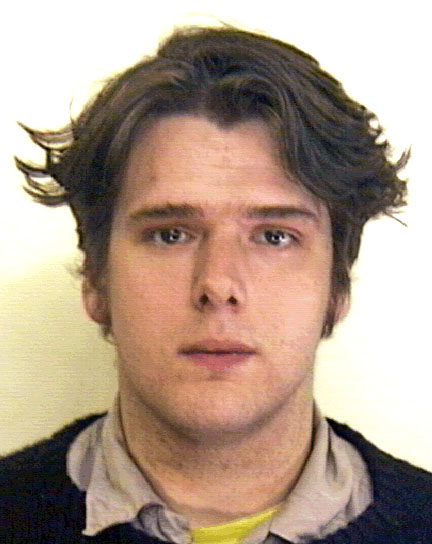
%> input picture faces/alister1.jpg, 432 x 544 px
$ octave --eval "result = beardRecognition(imread('faces/alister1.jpg'));"   (GNU Octave 9; MATLAB toolbox functions it lacks are replaced by stand-ins)
%> lines starting %> are read from the running program, lines starting %| are printed output that depends on the picture; in (x1, y1, x2, y2) boxes, pixels count from 0 and x2, y2 are one past the last pixel; in counts of white or black regions, pixels touching at a corner belong together; the program's own positions count from 1
### Otsu.m
function [level] = Otsu(I)

I2 = im2single(I);
[m n] = size(I);

Err = 1;
T0=(max(max(I2))+min(min(I2)))/2;

while Err > 0.0001,

u1=0;
u2=0;
cnt1=0;
cnt2=0;

for i=1:m;
 for j=1:n;

  if I2(i,j)<= T0;

u1=u1+I2(i,j);
cnt1=cnt1+1;

  else

u2=u2+I2(i,j);
cnt2=cnt2+1;

  end

 end

end


u1=u1/cnt1;
u2=u2/cnt2;
T=(u1+u2)/2;

Err=abs(T-T0);

if Err > 0.0001
T0=T;
end

end

level = T0;

### beardRecognition.m
function [gender, ObjectsMask] = beardRecognition(rgbImage)
rgbImage = imresize(rgbImage, [448, NaN]);

% Display the original image.
subplot(2, 4, 1);
hRGB = imshow(rgbImage);

%Convert RGB image to HSV
%input matrix represent intensity of red, blue and green
hsvImage = rgb2hsv(rgbImage);
%> hsvImage: size 448x356x3 double; mean H, S, V 0.15, 0.254, 0.7

% [8 lines of commented-out code are left out]
hImage = hsvImage(:,:,1);
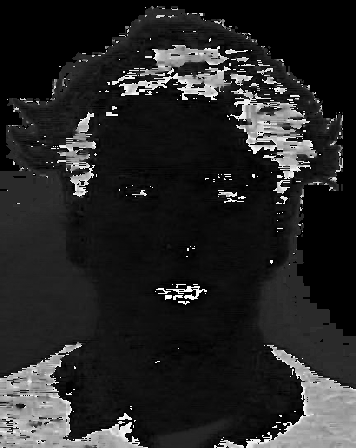
%> hImage: size 448x356 double; min 0, max 0.998, mean 0.15
sImage = hsvImage(:,:,2);
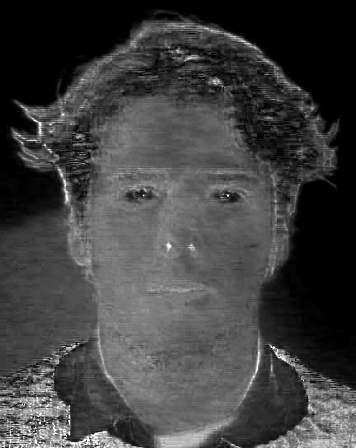
%> sImage: size 448x356 double; min 0, max 1, mean 0.254
vImage = hsvImage(:,:,3);
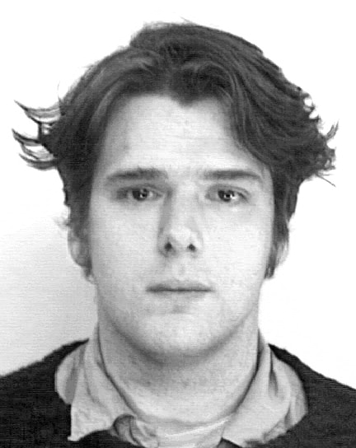
%> vImage: size 448x356 double; min 0, max 1, mean 0.7

% Display the hue image.
fontsize = 12;
subplot(2, 4, 2);
imshow(hImage);
title('Hue Image', 'FontSize', fontsize);

subplot(2, 4, 3);
imshow(sImage);
title('Saturation Image', 'FontSize', fontsize);

subplot(2, 4, 4);
imshow(vImage);
title('Value Image', 'FontSize', fontsize);

% Assign the low and high thresholds
hueThresholdLow = 0;
hueThresholdHigh = Otsu(hImage);
%> in Otsu, `T0=(max(max(I2))+min(min(I2)))/2;`: T0 = 0.499
%> the loop in Otsu, `while Err > 0.0001,` made 3 passes
%> (u1, u2, T, Err, T0) on passes 1 to 2: (0.0682, 0.728, 0.398, 0.101, 0.398), (0.0672, 0.723, 0.395, 0.00318, 0.395)
%> (u1, u2, T, Err) on pass 3: (0.0672, 0.723, 0.395, 3.73e-05)
%> in Otsu, `level = T0;`: level = 0.395
%> hueThresholdHigh = 0.395
saturationThresholdLow = Otsu(sImage);
%> the loop in Otsu (call 2), `while Err > 0.0001,` made 14 passes
%> (u1, u2, T, Err, T0) on passes 1 to 12: (0.226, 0.611, 0.419, 0.0811, 0.419), (0.185, 0.51, 0.348, 0.0712, 0.348), (0.139, 0.457, 0.298, 0.0498, 0.298), (0.109, 0.431, 0.27, 0.0277, 0.27), (0.0927, 0.417, 0.255, 0.0153, 0.255), (0.0832, 0.409, 0.246, 0.00863, 0.246), (0.0782, 0.405, 0.242, 0.00461, 0.242), (0.0755, 0.403, 0.239, 0.00242, 0.239), (0.0741, 0.402, 0.238, 0.00124, 0.238), (0.0732, 0.401, 0.237, 0.000817, 0.237), (0.0728, 0.401, 0.237, 0.000351, 0.237), (0.0725, 0.401, 0.237, 0.000266, 0.237)
%> (u1, u2, T, Err) on pass 14: (0.0724, 0.4, 0.236, 3.33e-05)
%> saturationThresholdLow = 0.236
saturationThresholdHigh = 1.0;
valueThresholdLow = Otsu(vImage);
%> valueThresholdLow = 0.595
valueThresholdHigh = 1.0;

% Now apply each color band's particular thresholds to the color band
hueMask = (hImage >= hueThresholdLow) & (hImage <= hueThresholdHigh);
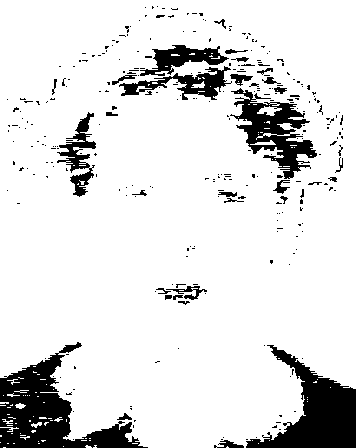
%> hueMask: size 448x356 logical; 87.4% white; 297 black regions (261 under 20 px), largest, box (x1, y1, x2, y2) and area: (0, 342, 148, 448) 5955, (246, 345, 356, 448) 4880, (230, 88, 317, 179) 3052
saturationMask = (sImage >= saturationThresholdLow) & (sImage <= saturationThresholdHigh);
%> saturationMask: size 448x356 logical; 55.3% white; 336 black regions (299 under 20 px), largest, box (x1, y1, x2, y2) and area: (0, 0, 356, 391) 60582, (200, 345, 309, 448) 4323, (44, 355, 154, 448) 2811
valueMask = (vImage >= valueThresholdLow) & (vImage <= valueThresholdHigh);
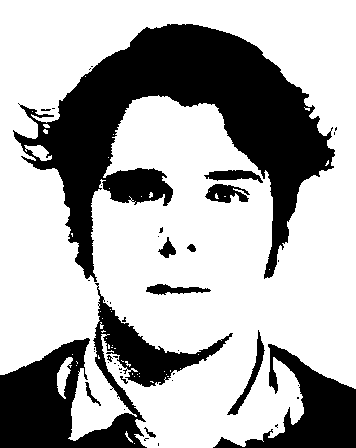
%> valueMask: size 448x356 logical; 67.9% white; 45 black regions (32 under 20 px), largest, box (x1, y1, x2, y2) and area: (13, 24, 335, 282) 30762, (0, 283, 233, 448) 12333, (213, 344, 356, 448) 5665

% Display the thresholded binary images.
fontSize = 16;
subplot(2, 4, 6);
imshow(hueMask, []);

subplot(2, 4, 7);
imshow(saturationMask, []);

subplot(2, 4, 8);
imshow(valueMask, []);

% Combine the masks to find where hue Mask and value Mask are "true."
% Then we will have the mask of only the red parts of the image.
ObjectsMask = uint8(hueMask & saturationMask & valueMask);
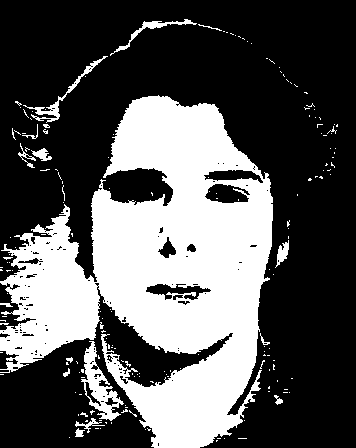
%> ObjectsMask: size 448x356 uint8; values 0 (black) and 1 (white), 34.4% white; 181 white regions (164 under 20 px), largest, box (x1, y1, x2, y2) and area: (0, 95, 273, 448) 51255, (81, 341, 124, 421) 1185, (23, 56, 108, 123) 503
subplot(2, 4, 5);
imshow(ObjectsMask, []);

%crop just the chin
[height, width, ~] = size(ObjectsMask);
%> height = 448; width = 356
cropBox = [width/4 height/5*4 width/4*2 height];
%> cropBox = [89 358.4 178 448]
cropedObjectsMask = imcrop(ObjectsMask, cropBox);
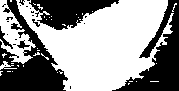
%> cropedObjectsMask: size 91x179 uint8; values 0 (black) and 1 (white), 58.7% white; 23 black regions (17 under 20 px), largest, box (x1, y1, x2, y2) and area: (0, 0, 68, 91) 2649, (112, 0, 179, 91) 2385, (29, 0, 119, 30) 1486, (0, 26, 13, 49) 75, (17, 40, 30, 49) 49, (32, 19, 40, 27) 24
imshow(cropedObjectsMask, []);

%counts black/white pixels
numberOfAllPixels = numel(cropedObjectsMask);
%> numberOfAllPixels = 16289
numBlackPixels = sum(~cropedObjectsMask(:));
%> numBlackPixels = 6732
%> `result = beardRecognition(imread('faces/alister1.jpg'));`: result = 'm'
%numWhitePixel = sum(cropedObjectsMask(:));


% numberOfAllPixels
% numWhitePixel
% numBlackPixels
if numBlackPixels > numberOfAllPixels/4
    gender = 'm';
else gender = 'f';
end
